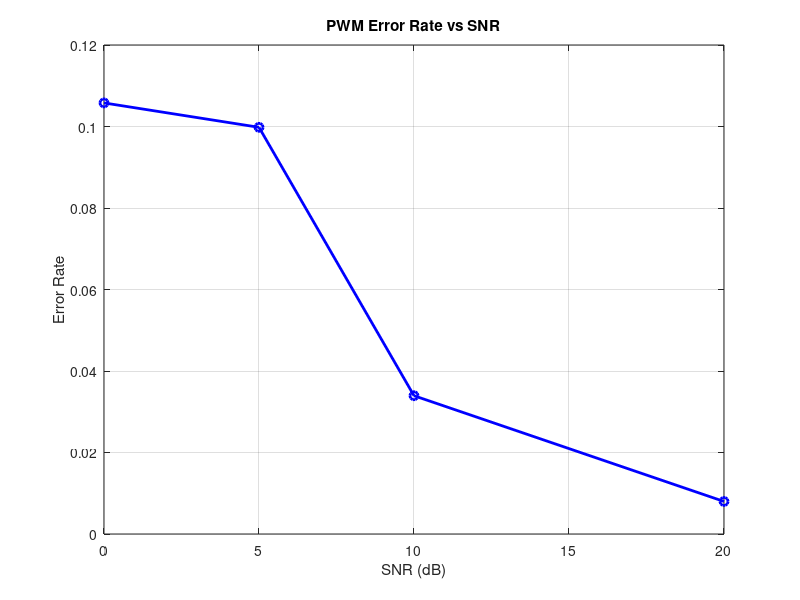
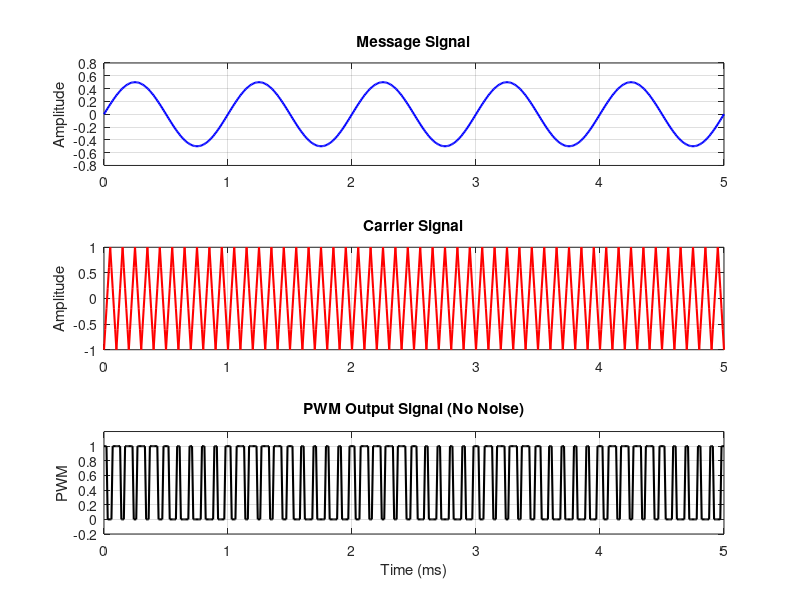
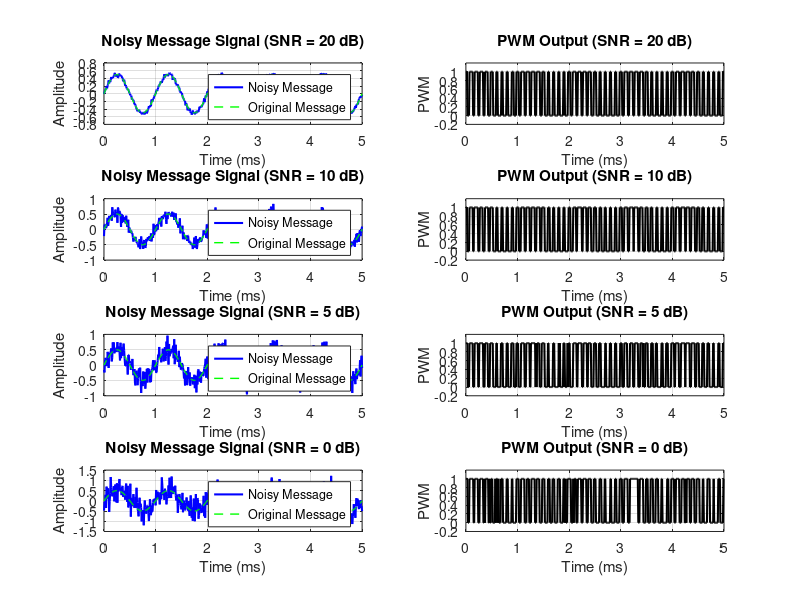

Write MATLAB code to recreate these figures, in order.
clc;
clear;
close all;

%% 1. Basic Parameters
fs = 100e3;         % Sampling frequency (Hz)
t = 0:1/fs:5e-3;    % Time vector (5 milliseconds)
N = length(t);      % Number of samples

f_msg = 1000;       % Message signal frequency (Hz)
f_carrier = 10e3;   % Carrier frequency (Hz)

%% 2. Generate Message Signal
msg = 0.5 * sin(2*pi*f_msg*t);  % Message between -0.5 and 0.5

%% 3. Generate Carrier Signal
carrier = sawtooth(2*pi*f_carrier*t, 0.5);  % Triangular wave

%% 4. Generate Original PWM Signal
pwm_original = msg > carrier;

%% 5. Add Noise Section and Analyze Effect
SNR_levels = [20, 10, 5, 0];  % Signal-to-Noise Ratio levels (dB)
error_rates = zeros(length(SNR_levels), 1);

figure('Name', 'PWM with Noise Analysis');
for i = 1:length(SNR_levels)
    SNR = SNR_levels(i);
    msg_noisy = awgn(msg, SNR, 'measured');
    
    pwm_noisy = msg_noisy > carrier;
    
    error_rate = sum(pwm_noisy ~= pwm_original) / N;
    error_rates(i) = error_rate;
    
    subplot(length(SNR_levels), 2, 2*i-1);
    plot(t*1000, msg_noisy, 'b', 'LineWidth', 1.5);
    hold on;
    plot(t*1000, msg, 'g--', 'LineWidth', 1);
    title(['Noisy Message Signal (SNR = ', num2str(SNR), ' dB)']);
    xlabel('Time (ms)');
    ylabel('Amplitude');
    legend('Noisy Message', 'Original Message');
    grid on;
    
    subplot(length(SNR_levels), 2, 2*i);
    plot(t*1000, pwm_noisy, 'k', 'LineWidth', 1.5);
    title(['PWM Output (SNR = ', num2str(SNR), ' dB)']);
    xlabel('Time (ms)');
    ylabel('PWM');
    ylim([-0.2 1.2]);
    grid on;
end

%% 6. Plot Original Signals
figure('Name', 'Original Signals');
subplot(3,1,1);
plot(t*1000, msg, 'b', 'LineWidth', 1.5);
title('Message Signal');
ylabel('Amplitude');
grid on;

subplot(3,1,2);
plot(t*1000, carrier, 'r', 'LineWidth', 1.5);
title('Carrier Signal');
ylabel('Amplitude');
grid on;

subplot(3,1,3);
plot(t*1000, pwm_original, 'k', 'LineWidth', 1.5);
title('PWM Output Signal (No Noise)');
xlabel('Time (ms)');
ylabel('PWM');
ylim([-0.2 1.2]);
grid on;

%% 7. Display Error Rates
figure('Name', 'Error Rate vs SNR');
plot(SNR_levels, error_rates, 'bo-', 'LineWidth', 2);
xlabel('SNR (dB)');
ylabel('Error Rate');
title('PWM Error Rate vs SNR');
grid on;

disp('SNR (dB) | Error Rate');
disp('---------+------------');
for i = 1:length(SNR_levels)
    fprintf('%8d | %.6f\n', SNR_levels(i), error_rates(i));
end

%% 8. Save Figures as PNG
% Create output folder if it doesn't exist
output_folder = fullfile(pwd, 'PWM_Outputs');
if ~exist(output_folder, 'dir')
    mkdir(output_folder);
end

% Save each figure
fig_handles = findall(0, 'Type', 'figure');
for i = 1:length(fig_handles)
    fig = fig_handles(i);
    fig_name = get(fig, 'Name');
    % Replace invalid characters in filename
    fig_name = strrep(fig_name, ' ', '_');
    fig_name = strrep(fig_name, ':', '');
    saveas(fig, fullfile(output_folder, [fig_name '.png']));
end
